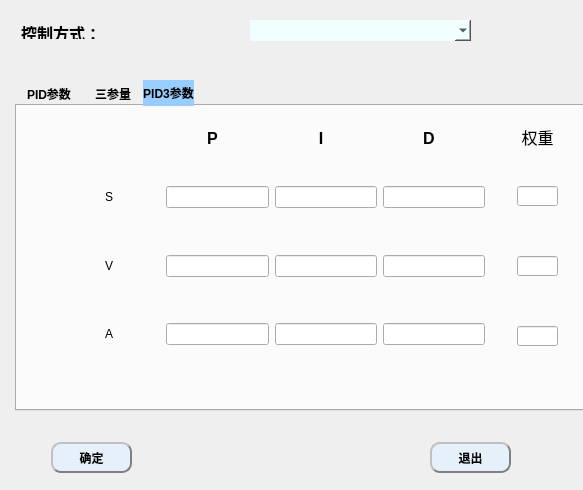
<?xml version="1.0" encoding="UTF-8"?>
<ui version="4.0">
 <class>CtrlDialog</class>
 <widget class="QDialog" name="CtrlDialog">
  <property name="geometry">
   <rect>
    <x>0</x>
    <y>0</y>
    <width>583</width>
    <height>490</height>
   </rect>
  </property>
  <property name="windowTitle">
   <string>Dialog</string>
  </property>
  <widget class="QTabWidget" name="tabWidget">
   <property name="geometry">
    <rect>
     <x>15</x>
     <y>80</y>
     <width>1351</width>
     <height>331</height>
    </rect>
   </property>
   <property name="styleSheet">
    <string notr="true">QTabBar::tab{background:transparent;font:bold;color:#000000;min-width:30ex;min-height:10ex;}
QTabBar::tab:hover{background:#CCFFFF;}
QTabBar::tab:selected{background:#99CCFF;border-color: green;}</string>
   </property>
   <property name="currentIndex">
    <number>2</number>
   </property>
   <widget class="QWidget" name="tab">
    <attribute name="title">
     <string>PID参数</string>
    </attribute>
    <widget class="QWidget" name="layoutWidget">
     <property name="geometry">
      <rect>
       <x>10</x>
       <y>80</y>
       <width>491</width>
       <height>51</height>
      </rect>
     </property>
     <layout class="QHBoxLayout" name="horizontalLayout" stretch="1,1,1,1">
      <item>
       <widget class="QLabel" name="label_11">
        <property name="styleSheet">
         <string notr="true">font: 75 12pt &quot;Agency FB&quot;;</string>
        </property>
        <property name="text">
         <string>静态控制</string>
        </property>
        <property name="alignment">
         <set>Qt::AlignCenter</set>
        </property>
       </widget>
      </item>
      <item>
       <widget class="QLineEdit" name="lineEdit_P">
        <property name="readOnly">
         <bool>false</bool>
        </property>
       </widget>
      </item>
      <item>
       <widget class="QLineEdit" name="lineEdit_I">
        <property name="readOnly">
         <bool>false</bool>
        </property>
       </widget>
      </item>
      <item>
       <widget class="QLineEdit" name="lineEdit_D">
        <property name="readOnly">
         <bool>false</bool>
        </property>
       </widget>
      </item>
     </layout>
    </widget>
    <widget class="QWidget" name="layoutWidget">
     <property name="geometry">
      <rect>
       <x>11</x>
       <y>11</y>
       <width>491</width>
       <height>61</height>
      </rect>
     </property>
     <layout class="QHBoxLayout" name="horizontalLayout_5" stretch="1,1,1,1">
      <item>
       <spacer name="horizontalSpacer_2">
        <property name="orientation">
         <enum>Qt::Horizontal</enum>
        </property>
        <property name="sizeHint" stdset="0">
         <size>
          <width>40</width>
          <height>20</height>
         </size>
        </property>
       </spacer>
      </item>
      <item>
       <widget class="QLabel" name="label_7">
        <property name="font">
         <font>
          <pointsize>11</pointsize>
         </font>
        </property>
        <property name="text">
         <string>&lt;html&gt;&lt;head/&gt;&lt;body&gt;&lt;p&gt;&lt;span style=&quot; font-size:12pt; font-weight:600;&quot;&gt;P&lt;/span&gt;&lt;/p&gt;&lt;/body&gt;&lt;/html&gt;</string>
        </property>
        <property name="alignment">
         <set>Qt::AlignCenter</set>
        </property>
       </widget>
      </item>
      <item>
       <widget class="QLabel" name="label_6">
        <property name="text">
         <string>&lt;html&gt;&lt;head/&gt;&lt;body&gt;&lt;p&gt;&lt;span style=&quot; font-size:12pt; font-weight:600;&quot;&gt;I&lt;/span&gt;&lt;/p&gt;&lt;/body&gt;&lt;/html&gt;</string>
        </property>
        <property name="alignment">
         <set>Qt::AlignCenter</set>
        </property>
       </widget>
      </item>
      <item>
       <widget class="QLabel" name="label_5">
        <property name="text">
         <string>&lt;html&gt;&lt;head/&gt;&lt;body&gt;&lt;p&gt;&lt;span style=&quot; font-size:12pt; font-weight:600;&quot;&gt;D&lt;/span&gt;&lt;/p&gt;&lt;/body&gt;&lt;/html&gt;</string>
        </property>
        <property name="alignment">
         <set>Qt::AlignCenter</set>
        </property>
       </widget>
      </item>
     </layout>
    </widget>
    <widget class="QWidget" name="layoutWidget">
     <property name="geometry">
      <rect>
       <x>10</x>
       <y>150</y>
       <width>491</width>
       <height>51</height>
      </rect>
     </property>
     <layout class="QHBoxLayout" name="horizontalLayout_4" stretch="1,1,1,1">
      <item>
       <widget class="QLabel" name="label_10">
        <property name="styleSheet">
         <string notr="true">font: 75 12pt &quot;Agency FB&quot;;</string>
        </property>
        <property name="text">
         <string>位移控制</string>
        </property>
        <property name="alignment">
         <set>Qt::AlignCenter</set>
        </property>
       </widget>
      </item>
      <item>
       <widget class="QLineEdit" name="le_sine_P"/>
      </item>
      <item>
       <widget class="QLineEdit" name="le_sine_I"/>
      </item>
      <item>
       <widget class="QLineEdit" name="le_sine_D"/>
      </item>
     </layout>
    </widget>
    <widget class="QWidget" name="layoutWidget_2">
     <property name="geometry">
      <rect>
       <x>10</x>
       <y>220</y>
       <width>491</width>
       <height>51</height>
      </rect>
     </property>
     <layout class="QHBoxLayout" name="horizontalLayout_11" stretch="1,1,1,1">
      <item>
       <widget class="QLabel" name="label_19">
        <property name="styleSheet">
         <string notr="true">font: 75 12pt &quot;Agency FB&quot;;</string>
        </property>
        <property name="text">
         <string>加速度控制</string>
        </property>
        <property name="alignment">
         <set>Qt::AlignCenter</set>
        </property>
       </widget>
      </item>
      <item>
       <widget class="QLineEdit" name="le_acc_P"/>
      </item>
      <item>
       <widget class="QLineEdit" name="le_acc_I"/>
      </item>
      <item>
       <widget class="QLineEdit" name="le_acc_D"/>
      </item>
     </layout>
    </widget>
   </widget>
   <widget class="QWidget" name="tab_2">
    <attribute name="title">
     <string>三参量</string>
    </attribute>
    <widget class="QLabel" name="label_3">
     <property name="geometry">
      <rect>
       <x>120</x>
       <y>50</y>
       <width>71</width>
       <height>31</height>
      </rect>
     </property>
     <property name="styleSheet">
      <string notr="true">font: 75 12pt &quot;隶书&quot;;</string>
     </property>
     <property name="text">
      <string>S</string>
     </property>
     <property name="alignment">
      <set>Qt::AlignCenter</set>
     </property>
    </widget>
    <widget class="QWidget" name="layoutWidget">
     <property name="geometry">
      <rect>
       <x>30</x>
       <y>100</y>
       <width>481</width>
       <height>51</height>
      </rect>
     </property>
     <layout class="QHBoxLayout" name="horizontalLayout_6">
      <item>
       <widget class="QLabel" name="label">
        <property name="styleSheet">
         <string notr="true">font: 75 12pt &quot;Agency FB&quot;;</string>
        </property>
        <property name="text">
         <string>前馈</string>
        </property>
        <property name="alignment">
         <set>Qt::AlignCenter</set>
        </property>
       </widget>
      </item>
      <item>
       <widget class="QLineEdit" name="le_fs">
        <property name="sizePolicy">
         <sizepolicy hsizetype="Preferred" vsizetype="Fixed">
          <horstretch>0</horstretch>
          <verstretch>0</verstretch>
         </sizepolicy>
        </property>
       </widget>
      </item>
      <item>
       <widget class="QLineEdit" name="le_fv">
        <property name="sizePolicy">
         <sizepolicy hsizetype="Fixed" vsizetype="Fixed">
          <horstretch>0</horstretch>
          <verstretch>0</verstretch>
         </sizepolicy>
        </property>
       </widget>
      </item>
      <item>
       <widget class="QLineEdit" name="le_fa">
        <property name="sizePolicy">
         <sizepolicy hsizetype="Fixed" vsizetype="Fixed">
          <horstretch>0</horstretch>
          <verstretch>0</verstretch>
         </sizepolicy>
        </property>
       </widget>
      </item>
     </layout>
    </widget>
    <widget class="QWidget" name="layoutWidget">
     <property name="geometry">
      <rect>
       <x>30</x>
       <y>190</y>
       <width>481</width>
       <height>51</height>
      </rect>
     </property>
     <layout class="QHBoxLayout" name="horizontalLayout_7">
      <item>
       <widget class="QLabel" name="label_9">
        <property name="styleSheet">
         <string notr="true">font: 75 12pt &quot;Agency FB&quot;;</string>
        </property>
        <property name="text">
         <string>反馈</string>
        </property>
        <property name="alignment">
         <set>Qt::AlignCenter</set>
        </property>
       </widget>
      </item>
      <item>
       <widget class="QLineEdit" name="le_bs">
        <property name="sizePolicy">
         <sizepolicy hsizetype="Fixed" vsizetype="Fixed">
          <horstretch>0</horstretch>
          <verstretch>0</verstretch>
         </sizepolicy>
        </property>
       </widget>
      </item>
      <item>
       <widget class="QLineEdit" name="le_bv">
        <property name="sizePolicy">
         <sizepolicy hsizetype="Fixed" vsizetype="Fixed">
          <horstretch>0</horstretch>
          <verstretch>0</verstretch>
         </sizepolicy>
        </property>
       </widget>
      </item>
      <item>
       <widget class="QLineEdit" name="le_ba">
        <property name="sizePolicy">
         <sizepolicy hsizetype="Fixed" vsizetype="Fixed">
          <horstretch>0</horstretch>
          <verstretch>0</verstretch>
         </sizepolicy>
        </property>
       </widget>
      </item>
     </layout>
    </widget>
    <widget class="QLabel" name="label_13">
     <property name="geometry">
      <rect>
       <x>270</x>
       <y>50</y>
       <width>71</width>
       <height>31</height>
      </rect>
     </property>
     <property name="styleSheet">
      <string notr="true">font: 75 12pt &quot;隶书&quot;;</string>
     </property>
     <property name="text">
      <string>V</string>
     </property>
     <property name="alignment">
      <set>Qt::AlignCenter</set>
     </property>
    </widget>
    <widget class="QLabel" name="label_14">
     <property name="geometry">
      <rect>
       <x>400</x>
       <y>50</y>
       <width>71</width>
       <height>31</height>
      </rect>
     </property>
     <property name="styleSheet">
      <string notr="true">font: 75 12pt &quot;隶书&quot;;</string>
     </property>
     <property name="text">
      <string>A</string>
     </property>
     <property name="alignment">
      <set>Qt::AlignCenter</set>
     </property>
    </widget>
   </widget>
   <widget class="QWidget" name="tab_3">
    <attribute name="title">
     <string>PID3参数</string>
    </attribute>
    <widget class="QWidget" name="layoutWidget">
     <property name="geometry">
      <rect>
       <x>41</x>
       <y>149</y>
       <width>427</width>
       <height>22</height>
      </rect>
     </property>
     <layout class="QHBoxLayout" name="horizontalLayout_8" stretch="1,1,1,1">
      <item>
       <widget class="QLabel" name="label_16">
        <property name="styleSheet">
         <string notr="true">font: 75 12pt &quot;隶书&quot;;</string>
        </property>
        <property name="text">
         <string>V</string>
        </property>
        <property name="alignment">
         <set>Qt::AlignCenter</set>
        </property>
       </widget>
      </item>
      <item>
       <widget class="QLineEdit" name="le_pid3_vp"/>
      </item>
      <item>
       <widget class="QLineEdit" name="le_pid3_vi"/>
      </item>
      <item>
       <widget class="QLineEdit" name="le_pid3_vd"/>
      </item>
     </layout>
    </widget>
    <widget class="QWidget" name="layoutWidget">
     <property name="geometry">
      <rect>
       <x>41</x>
       <y>217</y>
       <width>427</width>
       <height>22</height>
      </rect>
     </property>
     <layout class="QHBoxLayout" name="horizontalLayout_9" stretch="1,1,1,1">
      <item>
       <widget class="QLabel" name="label_15">
        <property name="styleSheet">
         <string notr="true">font: 75 12pt &quot;隶书&quot;;</string>
        </property>
        <property name="text">
         <string>A</string>
        </property>
        <property name="alignment">
         <set>Qt::AlignCenter</set>
        </property>
       </widget>
      </item>
      <item>
       <widget class="QLineEdit" name="le_pid3_ap"/>
      </item>
      <item>
       <widget class="QLineEdit" name="le_pid3_ai"/>
      </item>
      <item>
       <widget class="QLineEdit" name="le_pid3_ad"/>
      </item>
     </layout>
    </widget>
    <widget class="QWidget" name="layoutWidget">
     <property name="geometry">
      <rect>
       <x>41</x>
       <y>80</y>
       <width>427</width>
       <height>22</height>
      </rect>
     </property>
     <layout class="QHBoxLayout" name="horizontalLayout_3" stretch="1,1,1,1">
      <item>
       <widget class="QLabel" name="label_8">
        <property name="styleSheet">
         <string notr="true">font: 75 12pt &quot;隶书&quot;;</string>
        </property>
        <property name="text">
         <string>S</string>
        </property>
        <property name="alignment">
         <set>Qt::AlignCenter</set>
        </property>
       </widget>
      </item>
      <item>
       <widget class="QLineEdit" name="le_pid3_sp"/>
      </item>
      <item>
       <widget class="QLineEdit" name="le_pid3_si"/>
      </item>
      <item>
       <widget class="QLineEdit" name="le_pid3_sd"/>
      </item>
     </layout>
    </widget>
    <widget class="QWidget" name="layoutWidget">
     <property name="geometry">
      <rect>
       <x>42</x>
       <y>12</y>
       <width>421</width>
       <height>41</height>
      </rect>
     </property>
     <layout class="QHBoxLayout" name="horizontalLayout_10" stretch="1,1,1,1">
      <item>
       <spacer name="horizontalSpacer_3">
        <property name="orientation">
         <enum>Qt::Horizontal</enum>
        </property>
        <property name="sizeHint" stdset="0">
         <size>
          <width>40</width>
          <height>20</height>
         </size>
        </property>
       </spacer>
      </item>
      <item>
       <widget class="QLabel" name="label_17">
        <property name="font">
         <font>
          <pointsize>11</pointsize>
         </font>
        </property>
        <property name="text">
         <string>&lt;html&gt;&lt;head/&gt;&lt;body&gt;&lt;p&gt;&lt;span style=&quot; font-size:12pt; font-weight:600;&quot;&gt;P&lt;/span&gt;&lt;/p&gt;&lt;/body&gt;&lt;/html&gt;</string>
        </property>
        <property name="alignment">
         <set>Qt::AlignCenter</set>
        </property>
       </widget>
      </item>
      <item>
       <widget class="QLabel" name="label_12">
        <property name="text">
         <string>&lt;html&gt;&lt;head/&gt;&lt;body&gt;&lt;p&gt;&lt;span style=&quot; font-size:12pt; font-weight:600;&quot;&gt;I&lt;/span&gt;&lt;/p&gt;&lt;/body&gt;&lt;/html&gt;</string>
        </property>
        <property name="alignment">
         <set>Qt::AlignCenter</set>
        </property>
       </widget>
      </item>
      <item>
       <widget class="QLabel" name="label_18">
        <property name="text">
         <string>&lt;html&gt;&lt;head/&gt;&lt;body&gt;&lt;p&gt;&lt;span style=&quot; font-size:12pt; font-weight:600;&quot;&gt;D&lt;/span&gt;&lt;/p&gt;&lt;/body&gt;&lt;/html&gt;</string>
        </property>
        <property name="alignment">
         <set>Qt::AlignCenter</set>
        </property>
       </widget>
      </item>
     </layout>
    </widget>
    <widget class="QLabel" name="label_20">
     <property name="geometry">
      <rect>
       <x>490</x>
       <y>10</y>
       <width>61</width>
       <height>41</height>
      </rect>
     </property>
     <property name="font">
      <font>
       <family>隶书</family>
       <pointsize>12</pointsize>
       <weight>9</weight>
       <italic>false</italic>
       <bold>false</bold>
      </font>
     </property>
     <property name="styleSheet">
      <string notr="true">font: 75 12pt &quot;隶书&quot;;</string>
     </property>
     <property name="text">
      <string>权重</string>
     </property>
     <property name="alignment">
      <set>Qt::AlignCenter</set>
     </property>
    </widget>
    <widget class="QLineEdit" name="le_ws">
     <property name="geometry">
      <rect>
       <x>500</x>
       <y>80</y>
       <width>41</width>
       <height>20</height>
      </rect>
     </property>
    </widget>
    <widget class="QLineEdit" name="le_wv">
     <property name="geometry">
      <rect>
       <x>500</x>
       <y>150</y>
       <width>41</width>
       <height>20</height>
      </rect>
     </property>
    </widget>
    <widget class="QLineEdit" name="le_wa">
     <property name="geometry">
      <rect>
       <x>500</x>
       <y>220</y>
       <width>41</width>
       <height>20</height>
      </rect>
     </property>
    </widget>
   </widget>
  </widget>
  <widget class="QLabel" name="label_4">
   <property name="geometry">
    <rect>
     <x>21</x>
     <y>21</y>
     <width>85</width>
     <height>18</height>
    </rect>
   </property>
   <property name="text">
    <string>&lt;html&gt;&lt;head/&gt;&lt;body&gt;&lt;p&gt;&lt;span style=&quot; font-size:12pt; font-weight:600;&quot;&gt;控制方式：&lt;/span&gt;&lt;/p&gt;&lt;/body&gt;&lt;/html&gt;</string>
   </property>
  </widget>
  <widget class="QComboBox" name="cmbCtrlMode">
   <property name="geometry">
    <rect>
     <x>250</x>
     <y>20</y>
     <width>221</width>
     <height>21</height>
    </rect>
   </property>
   <property name="sizePolicy">
    <sizepolicy hsizetype="Expanding" vsizetype="Fixed">
     <horstretch>0</horstretch>
     <verstretch>0</verstretch>
    </sizepolicy>
   </property>
   <property name="autoFillBackground">
    <bool>false</bool>
   </property>
   <property name="styleSheet">
    <string notr="true">border:3px;
background-color: rgb(240, 254, 255);</string>
   </property>
   <property name="iconSize">
    <size>
     <width>16</width>
     <height>20</height>
    </size>
   </property>
   <property name="frame">
    <bool>true</bool>
   </property>
  </widget>
  <widget class="QPushButton" name="btnOk">
   <property name="geometry">
    <rect>
     <x>51</x>
     <y>442</y>
     <width>81</width>
     <height>31</height>
    </rect>
   </property>
   <property name="styleSheet">
    <string notr="true">QPushButton{
    background-color:rgb(230, 240, 250);
    border-radius: 10px;
    border: 2px groove gray;
    border-style: outset;

    font:bold;
}

QPushButton:hover{
    background-color:white;
    color: black;
    }
QPushButton:pressed{
    background-color:rgb(85, 170, 255);
    border-style: inset;
    }</string>
   </property>
   <property name="text">
    <string>确定</string>
   </property>
  </widget>
  <widget class="QPushButton" name="btnQuit">
   <property name="geometry">
    <rect>
     <x>430</x>
     <y>442</y>
     <width>81</width>
     <height>31</height>
    </rect>
   </property>
   <property name="styleSheet">
    <string notr="true">QPushButton{
    background-color:rgb(230, 240, 250);
    border-radius: 10px;
    border: 2px groove gray;
    border-style: outset;

    font:bold;
}

QPushButton:hover{
    background-color:white;
    color: black;
    }
QPushButton:pressed{
    background-color:rgb(85, 170, 255);
    border-style: inset;
    }</string>
   </property>
   <property name="text">
    <string>退出</string>
   </property>
  </widget>
 </widget>
 <resources/>
 <connections/>
</ui>
